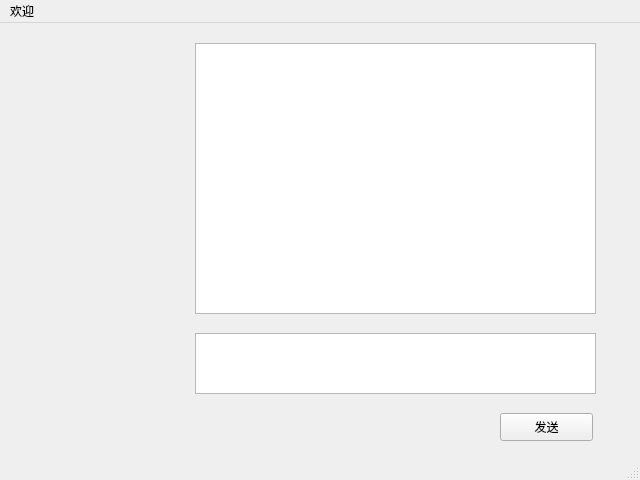
<?xml version="1.0" encoding="UTF-8"?>
<ui version="4.0">
 <class>MainWindow</class>
 <widget class="QMainWindow" name="MainWindow">
  <property name="geometry">
   <rect>
    <x>0</x>
    <y>0</y>
    <width>640</width>
    <height>480</height>
   </rect>
  </property>
  <property name="windowTitle">
   <string>MainWindow</string>
  </property>
  <widget class="QWidget" name="centralwidget">
   <widget class="QTextBrowser" name="textBrowser">
    <property name="geometry">
     <rect>
      <x>195</x>
      <y>20</y>
      <width>401</width>
      <height>271</height>
     </rect>
    </property>
   </widget>
   <widget class="QTextEdit" name="textEdit">
    <property name="enabled">
     <bool>true</bool>
    </property>
    <property name="geometry">
     <rect>
      <x>195</x>
      <y>310</y>
      <width>401</width>
      <height>61</height>
     </rect>
    </property>
   </widget>
   <widget class="QPushButton" name="pushButton">
    <property name="geometry">
     <rect>
      <x>500</x>
      <y>390</y>
      <width>93</width>
      <height>28</height>
     </rect>
    </property>
    <property name="text">
     <string>发送</string>
    </property>
   </widget>
  </widget>
  <widget class="QMenuBar" name="menubar">
   <property name="geometry">
    <rect>
     <x>0</x>
     <y>0</y>
     <width>640</width>
     <height>26</height>
    </rect>
   </property>
   <widget class="QMenu" name="menu">
    <property name="title">
     <string>欢迎</string>
    </property>
   </widget>
   <addaction name="menu"/>
  </widget>
  <widget class="QStatusBar" name="statusbar"/>
 </widget>
 <resources/>
 <connections/>
</ui>
